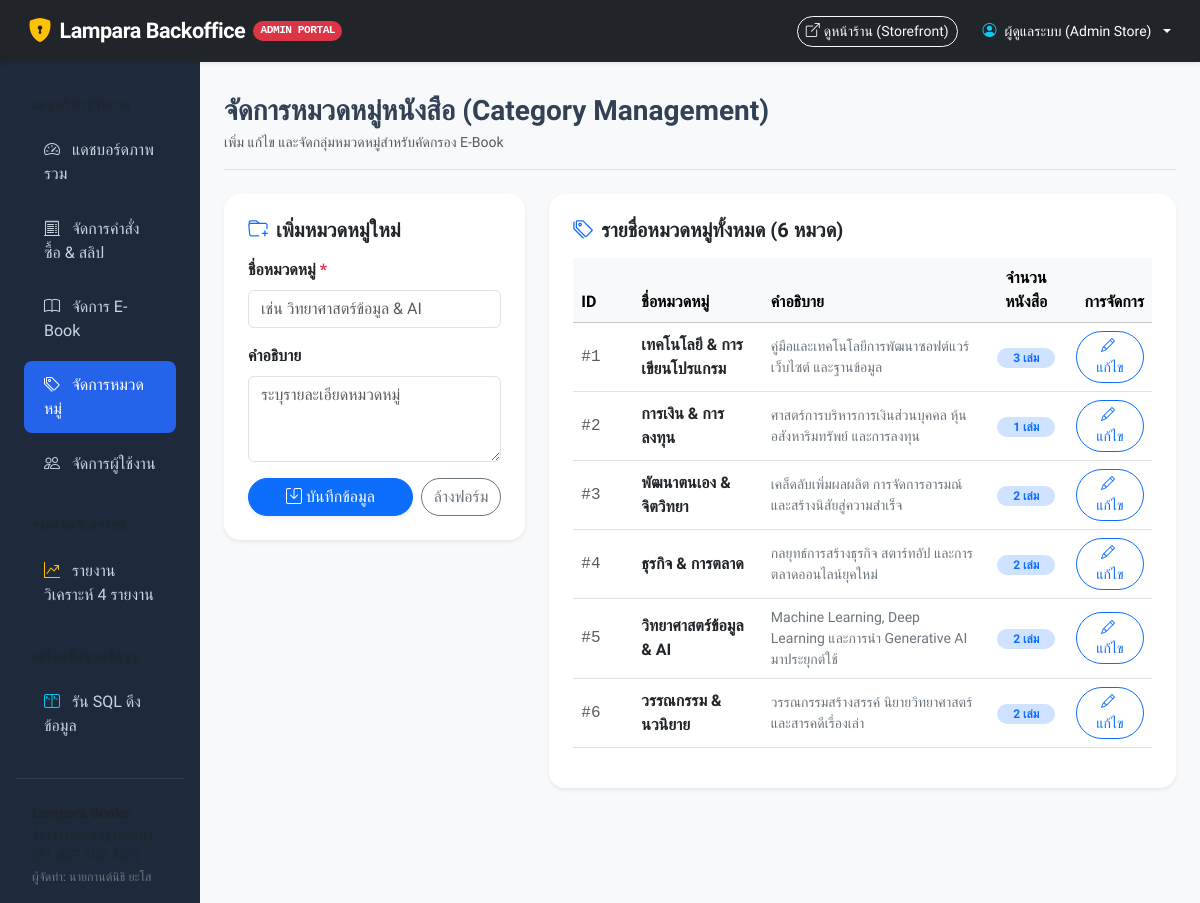
The app's page /admin/categories (signed in) with its own data.
### tables this page shows
CREATE TABLE users (
    user_id INTEGER PRIMARY KEY AUTOINCREMENT,
    role_id INTEGER NOT NULL DEFAULT 1,
    username TEXT NOT NULL UNIQUE,
    email TEXT NOT NULL UNIQUE,
    password_hash TEXT NOT NULL,
    full_name TEXT NOT NULL,
    phone TEXT,
    created_at TIMESTAMP NOT NULL DEFAULT CURRENT_TIMESTAMP,
    FOREIGN KEY (role_id) REFERENCES roles(role_id) ON UPDATE CASCADE ON DELETE RESTRICT
);

CREATE TABLE categories (
    category_id INTEGER PRIMARY KEY AUTOINCREMENT,
    category_name TEXT NOT NULL UNIQUE,
    description TEXT
);

### app.py (the view, shortened to what this page needs)
@app.route('/admin/categories', methods=['GET', 'POST'])
@admin_required
def admin_categories():
    conn = get_db()
    categories = conn.execute("""
        SELECT c.*, COUNT(b.ebook_id) as ebook_count
        FROM categories c
        LEFT JOIN ebooks b ON c.category_id = b.category_id
        GROUP BY c.category_id
        ORDER BY c.category_id ASC
    """).fetchall()
    conn.close()
    return render_template('admin/categories.html', categories=categories)

### app.py (called while the page is built)
def get_db():
    conn = sqlite3.connect(DB_PATH)
    conn.row_factory = sqlite3.Row
    conn.execute("PRAGMA foreign_keys = ON;")
    return conn

def admin_required(f):
    @wraps(f)
    def decorated_function(*args, **kwargs):
        if 'user_id' not in session or session.get('role_name') != 'admin':
            return render_template('403.html'), 403
        return f(*args, **kwargs)
    return decorated_function

### templates/admin/categories.html (shortened to what this page needs)
{% extends 'admin/base_admin.html' %}
{% block admin_content %}
<div class="d-flex justify-content-between flex-wrap flex-md-nowrap align-items-center pt-2 pb-3 mb-4 border-bottom">
    <div>
        <h2 class="h3 fw-bold mb-1">จัดการหมวดหมู่หนังสือ (Category Management)</h2>
        <p class="text-muted small mb-0">เพิ่ม แก้ไข และจัดกลุ่มหมวดหมู่สำหรับคัดกรอง E-Book</p>
    </div>
</div>
<div class="row g-4">
    <div class="col-lg-4">
        <div class="card border-0 shadow-sm rounded-4 p-4 bg-white">
            <h5 class="fw-bold mb-3" id="formHeader"><i class="bi bi-folder-plus text-primary me-2"></i>เพิ่มหมวดหมู่ใหม่</h5>
            <form method="POST">
                <div class="mb-3">
                    <label for="category_name" class="form-label fw-semibold">ชื่อหมวดหมู่ <span class="text-danger">*</span></label>
                    <input type="text" class="form-control" id="category_name" name="category_name" required placeholder="เช่น วิทยาศาสตร์ข้อมูล & AI">
                </div>
                <div class="mb-3">
                    <label for="description" class="form-label fw-semibold">คำอธิบาย</label>
                    <textarea class="form-control" id="description" name="description" rows="3" placeholder="ระบุรายละเอียดหมวดหมู่"></textarea>
                </div>
                <div class="d-flex gap-2">
                    <button type="submit" class="btn btn-primary rounded-pill px-4 flex-grow-1 shadow-sm">
                        <i class="bi bi-save me-1"></i>บันทึกข้อมูล
                    </button>
                    <button type="button" class="btn btn-outline-secondary rounded-pill" onclick="resetForm()">
                        ล้างฟอร์ม
                    </button>
                </div>
            </form>
        </div>
    </div>
    <div class="col-lg-8">
        <div class="card border-0 shadow-sm rounded-4 p-4 bg-white">
            <h5 class="fw-bold mb-3"><i class="bi bi-tags text-primary me-2"></i>รายชื่อหมวดหมู่ทั้งหมด ({{ categories|length }} หมวด)</h5>
            <div class="table-responsive">
                <table class="table table-hover align-middle">
                    <thead class="table-light">
                        <tr>
                            <th style="width: 60px;">ID</th>
                            <th>ชื่อหมวดหมู่</th>
                            <th>คำอธิบาย</th>
                            <th class="text-center">จำนวนหนังสือ</th>
                            <th class="text-end">การจัดการ</th>
                        </tr>
                    </thead>
                    <tbody>
                        {% for c in categories %}
                        <tr>
                            <td class="font-monospace text-muted">#{{ c.category_id }}</td>
                            <td class="fw-bold text-dark">{{ c.category_name }}</td>
                            <td class="text-secondary small">{{ c.description or '-' }}</td>
                            <td class="text-center">
                                <span class="badge bg-primary-subtle text-primary rounded-pill px-3 py-1">
                                    {{ c.ebook_count }} เล่ม
                                </span>
                            </td>
                            <td class="text-end">
                                <button type="button" class="btn btn-sm btn-outline-primary rounded-pill px-3"
                                        onclick="editCategory({{ c.category_id }}, '{{ c.category_name }}', '{{ c.description or '' }}')">
                                    <i class="bi bi-pencil me-1"></i>แก้ไข
                                </button>
                            </td>
                        </tr>
                        {% endfor %}
                    </tbody>
                </table>
            </div>
        </div>
    </div>
</div>
{% endblock %}

### templates/admin/base_admin.html (shortened to what this page needs)
<!DOCTYPE html>
<html lang="th">
<head>
    <link href="https://cdn.jsdelivr.net/npm/bootstrap@5.3.3/dist/css/bootstrap.min.css" rel="stylesheet">
    <link href="https://cdn.jsdelivr.net/npm/bootstrap-icons@1.11.3/font/bootstrap-icons.min.css" rel="stylesheet">
    <link href="{{ url_for('static', filename='css/custom.css') }}" rel="stylesheet">
</head>
<body class="bg-light">
    <header class="navbar navbar-dark bg-dark sticky-top p-2 shadow-sm">
        <div class="container-fluid">
            <a class="navbar-brand d-flex align-items-center gap-2 px-2" href="{{ url_for('admin_dashboard') }}">
                <i class="bi bi-shield-lock-fill text-warning fs-4"></i>
                <span class="fw-bold">Lampara Backoffice</span>
                <span class="badge bg-danger rounded-pill font-monospace" style="font-size: 0.7rem;">ADMIN PORTAL</span>
            </a>
            <div class="d-flex align-items-center gap-3">
                <a href="{{ url_for('index') }}" class="btn btn-outline-light btn-sm rounded-pill" target="_blank">
                    <i class="bi bi-box-arrow-up-right me-1"></i>ดูหน้าร้าน (Storefront)
                </a>
                <div class="dropdown">
                    <button class="btn btn-dark dropdown-toggle btn-sm d-flex align-items-center gap-2" type="button" data-bs-toggle="dropdown">
                        <i class="bi bi-person-circle text-info"></i>
                        <span>{{ current_user.full_name }}</span>
                    </button>
                </div>
            </div>
        </div>
    </header>
    <div class="container-fluid">
        <div class="row">
            <nav class="col-md-3 col-lg-2 d-md-block admin-sidebar collapse show p-3" id="sidebarMenu">
                <div class="position-sticky pt-2">
                    <div class="text-uppercase small fw-bold px-3 py-2 text-muted" style="letter-spacing: 1px;">เมนูบริหารจัดการ</div>
                    <ul class="nav flex-column">
                        <li class="nav-item">
                            <a class="nav-link {% if request.path == url_for('admin_dashboard') %}active{% endif %}" href="{{ url_for('admin_dashboard') }}">
                                <i class="bi bi-speedometer2 me-2"></i> แดชบอร์ดภาพรวม
                            </a>
                        </li>
                        <li class="nav-item">
                            <a class="nav-link {% if '/admin/orders' in request.path %}active{% endif %}" href="{{ url_for('admin_orders') }}">
                                <i class="bi bi-receipt-cutoff me-2"></i> จัดการคำสั่งซื้อ & สลิป
                            </a>
                        </li>
                        <li class="nav-item">
                            <a class="nav-link {% if '/admin/ebooks' in request.path %}active{% endif %}" href="{{ url_for('admin_ebooks') }}">
                                <i class="bi bi-book me-2"></i> จัดการ E-Book
                            </a>
                        </li>
                        <li class="nav-item">
                            <a class="nav-link {% if '/admin/categories' in request.path %}active{% endif %}" href="{{ url_for('admin_categories') }}">
                                <i class="bi bi-tags me-2"></i> จัดการหมวดหมู่
                            </a>
                        </li>
                        <li class="nav-item">
                            <a class="nav-link {% if '/admin/users' in request.path %}active{% endif %}" href="{{ url_for('admin_users') }}">
                                <i class="bi bi-people me-2"></i> จัดการผู้ใช้งาน
                            </a>
                        </li>
                        <div class="text-uppercase small fw-bold px-3 py-2 mt-3 text-muted" style="letter-spacing: 1px;">รายงานวิเคราะห์</div>
                        <li class="nav-item">
                            <a class="nav-link {% if '/admin/reports' in request.path %}active{% endif %}" href="{{ url_for('admin_reports') }}">
                                <i class="bi bi-graph-up-arrow me-2 text-warning"></i> รายงานวิเคราะห์ 4 รายงาน
                            </a>
                        </li>
                        <div class="text-uppercase small fw-bold px-3 py-2 mt-3 text-muted" style="letter-spacing: 1px;">เครื่องมือฐานข้อมูล</div>
                        <li class="nav-item">
                            <a class="nav-link {% if '/admin/sql' in request.path %}active{% endif %}" href="{{ url_for('admin_sql') }}">
                                <i class="bi bi-terminal-split me-2 text-info"></i> รัน SQL ดึงข้อมูล
                            </a>
                        </li>
                    </ul>
                    <hr class="text-secondary my-4">
                    <div class="px-3 text-muted small">
                        <div class="fw-bold text-dark">Lampara Books</div>
                        <div>โครงงานระบบฐานข้อมูล (31-407-102-301)</div>
                        <small class="text-secondary">ผู้จัดทำ: นายกานต์นิธิ ยะโส</small>
                    </div>
                </div>
            </nav>
            <main class="col-md-9 ms-sm-auto col-lg-10 px-md-4 py-4">
                {% block admin_content %}{% endblock %}
            </main>
        </div>
    </div>
</body>
</html>

### static/css/custom.css (style rules this page uses)
:root { --primary-color: #2563eb; --primary-hover: #1d4ed8; --secondary-color: #0d9488; --accent-color: #f59e0b; --dark-bg: #0f172a; --card-shadow: 0 4px 6px -1px rgba(0, 0, 0, 0.1), 0 2px 4px -2px rgba(0, 0, 0, 0.1); --card-shadow-hover: 0 20px 25px -5px rgba(0, 0, 0, 0.1), 0 8px 10px -6px rgba(0, 0, 0, 0.1); }
body { font-family: 'Prompt', -apple-system, BlinkMacSystemFont, "Segoe UI", Roboto, sans-serif; background-color: #f8fafc; color: #334155; min-height: 100vh; display: flex; flex-direction: column; }
.navbar-brand { font-weight: 700; font-size: 1.35rem; letter-spacing: -0.5px; }
.navbar { box-shadow: 0 1px 3px 0 rgba(0, 0, 0, 0.1); }
.admin-sidebar { background-color: #1e293b; min-height: 100vh; color: #94a3b8; }
.admin-sidebar .nav-link { color: #cbd5e1; font-weight: 400; padding: 0.75rem 1.25rem; border-radius: 8px; margin: 0.2rem 0.5rem; transition: all 0.2s; }
.admin-sidebar .nav-link:hover, .admin-sidebar .nav-link.active { background-color: #334155; color: #ffffff; }
.admin-sidebar .nav-link.active { background-color: #2563eb; }

### records on screen
users: full_name "ผู้ดูแลระบบ (Admin Store)"
categories: category_id "1", category_name "เทคโนโลยี & การเขียนโปรแกรม", description "คู่มือและเทคโนโลยีการพัฒนาซอฟต์แวร์ เว็บไซต์ และฐานข้อมูล", ebook_count "3"
categories: category_id "2", category_name "การเงิน & การลงทุน", description "ศาสตร์การบริหารการเงินส่วนบุคคล หุ้น อสังหาริมทรัพย์ และการลงทุน", ebook_count "1"
categories: category_id "3", category_name "พัฒนาตนเอง & จิตวิทยา", description "เคล็ดลับเพิ่มผลผลิต การจัดการอารมณ์ และสร้างนิสัยสู่ความสำเร็จ", ebook_count "2"
categories: category_id "4", category_name "ธุรกิจ & การตลาด", description "กลยุทธ์การสร้างธุรกิจ สตาร์ทอัป และการตลาดออนไลน์ยุคใหม่", ebook_count "2"
categories: category_id "5", category_name "วิทยาศาสตร์ข้อมูล & AI", description "Machine Learning, Deep Learning และการนำ Generative AI มาประยุกต์ใช้", ebook_count "2"
categories: category_id "6", category_name "วรรณกรรม & นวนิยาย", description "วรรณกรรมสร้างสรรค์ นิยายวิทยาศาสตร์ และสารคดีเรื่องเล่า", ebook_count "2"

### other values on screen
{{ categories|length }} "6"
